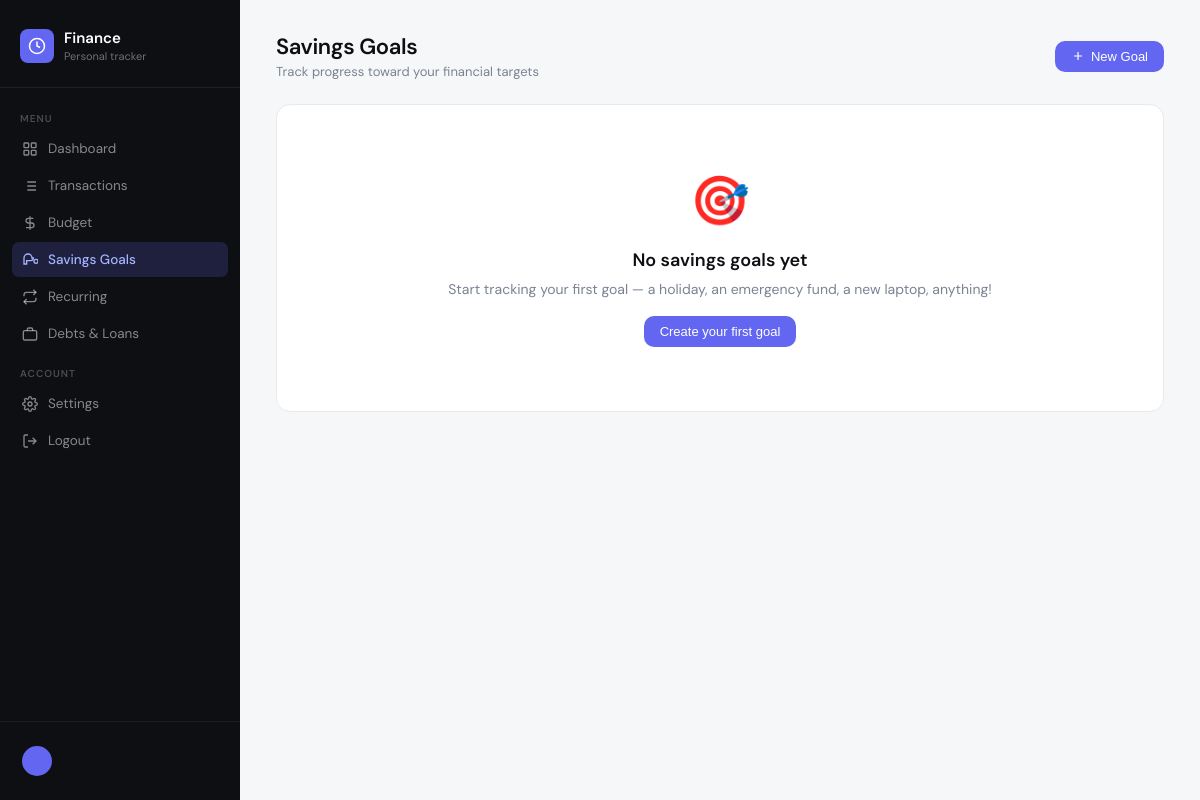
The page /savings_goals.php (signed in) on the database as committed earlier.
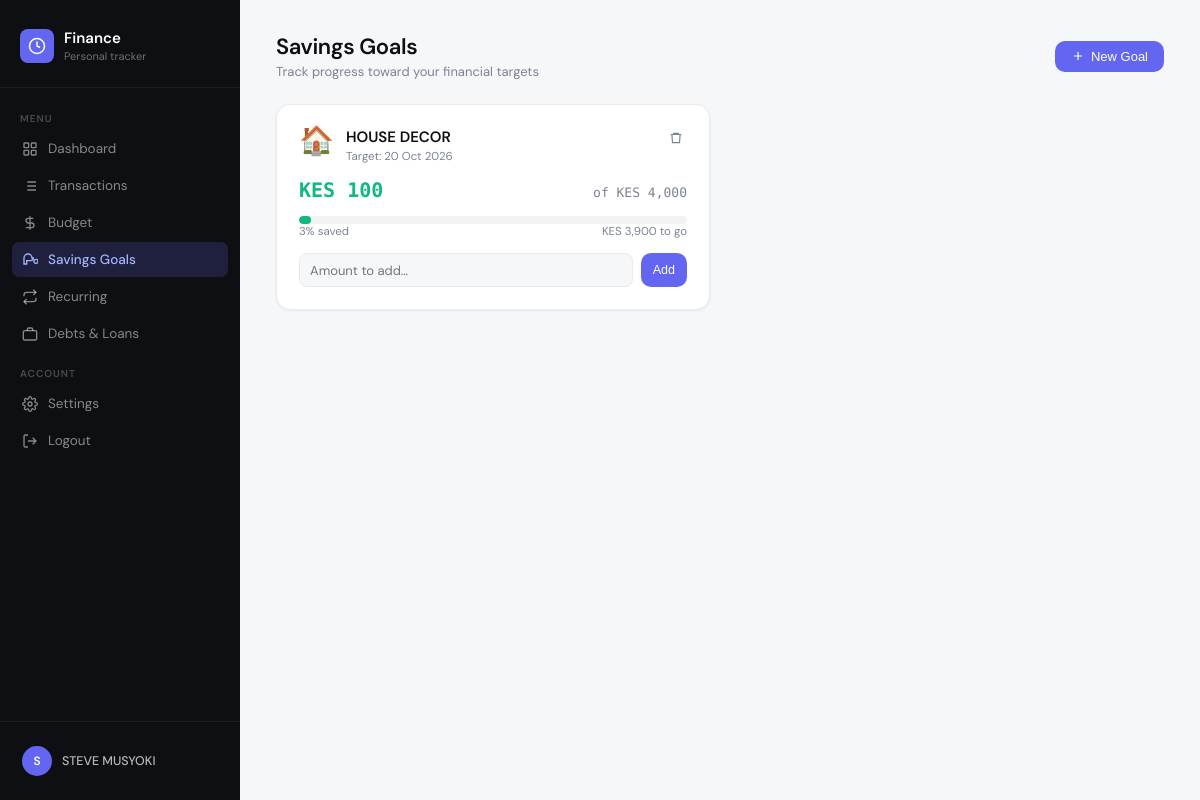
The same page on the database as committed later.
### tables this page shows
CREATE TABLE `savings_goals` (
  `goal_id` int(11) NOT NULL,
  `user_id` int(11) NOT NULL,
  `name` varchar(100) NOT NULL,
  `emoji` varchar(10) DEFAULT '?',
  `target_amount` decimal(15,2) NOT NULL,
  `current_saved` decimal(15,2) DEFAULT 0.00,
  `deadline` date DEFAULT NULL,
  `created_at` timestamp NOT NULL DEFAULT current_timestamp()
);

### savings_goals.php (the view, shortened to what the changed rows need)
<?php
include 'db.php';
$user_id = (int) $_SESSION['user_id'];
$goals = $conn->query("SELECT * FROM savings_goals WHERE user_id=$user_id ORDER BY created_at DESC");
$goals_arr = [];
while ($g = $goals->fetch_assoc()) $goals_arr[] = $g;
?>
<!DOCTYPE html>
<html lang="en">
<head>
</head>
<body>
<div class="layout">
<aside class="sidebar">
  <div class="sidebar-brand"><div class="brand-mark"></div></div>
  <nav class="sidebar-nav">
    <div class="nav-label">Menu</div>
    <a href="dashboard.php" class="nav-item"></a>
    <a href="transactions.php" class="nav-item"><svg viewBox="0 0 24 24" fill="none" stroke="currentColor" stroke-width="2"><path d="M8 6h13M8 12h13M8 18h13M3 6h.01M3 12h.01M3 18h.01"/></svg>Transactions</a>
    <a href="budget.php" class="nav-item"><svg viewBox="0 0 24 24" fill="none" stroke="currentColor" stroke-width="2"><path d="M12 2v20M17 5H9.5a3.5 3.5 0 0 0 0 7h5a3.5 3.5 0 0 1 0 7H6"/></svg>Budget</a>
    <a href="savings_goals.php" class="nav-item active"></a>
    <a href="recurring_transaction.php" class="nav-item"></a>
    <a href="debts.php" class="nav-item"></a>
    <div class="nav-label" style="margin-top:16px;">Account</div>
    <a href="settings.php" class="nav-item"></a>
    <a href="logout.php" class="nav-item"><svg viewBox="0 0 24 24" fill="none" stroke="currentColor" stroke-width="2"><path d="M9 21H5a2 2 0 0 1-2-2V5a2 2 0 0 1 2-2h4M16 17l5-5-5-5M21 12H9"/></svg>Logout</a>
  </nav>
  <div class="sidebar-footer"><div class="user-row"><div class="user-avatar"><?php echo strtoupper(substr($_SESSION['name'] ?? 'U', 0, 1)); ?></div><div class="user-name"><?php echo htmlspecialchars($_SESSION['name'] ?? 'User'); ?></div></div></div>
</aside>
<main class="main">
  <?php if (empty($goals_arr)): ?>
  <div class="empty-state">
    <div class="icon">🎯</div>
    <h3>No savings goals yet</h3>
    <p>Start tracking your first goal — a holiday, an emergency fund, a new laptop, anything!</p>
    <br>
    <button class="btn btn-primary" onclick="document.getElementById('addModal').classList.add('open')">Create your first goal</button>
  </div>
  <?php else: ?>
  <div class="goals-grid" id="goalsGrid">
    <?php foreach ($goals_arr as $g):
      $pct = $g['target_amount'] > 0 ? min(100, round($g['current_saved'] / $g['target_amount'] * 100)) : 0;
      $remaining = max(0, $g['target_amount'] - $g['current_saved']);
      $fill_cls  = $pct >= 100 ? 'complete' : ($pct >= 80 ? 'warning' : '');
    ?>
    <div class="goal-card" id="goal-<?php echo $g['goal_id']; ?>">
      <div class="goal-header">
        <div style="font-size:28px;line-height:1"><?php echo htmlspecialchars($g['emoji'] ?? '🎯'); ?></div>
        <div class="goal-info">
          <div class="goal-name"><?php echo htmlspecialchars($g['name']); ?></div>
          <?php if (!empty($g['deadline'])): ?>
          <div class="goal-deadline">Target: <?php echo date('d M Y', strtotime($g['deadline'])); ?></div>
          <?php endif; ?>
        </div>
        <button class="goal-delete" onclick="deleteGoal(<?php echo $g['goal_id']; ?>)" title="Delete goal">
          <svg viewBox="0 0 24 24" fill="none" stroke="currentColor" stroke-width="2"><path d="M3 6h18M8 6V4h8v2M19 6l-1 14H6L5 6"/></svg>
        </button>
      </div>
      <div class="goal-amounts">
        <span class="saved-amount">KES <?php echo number_format($g['current_saved']); ?></span>
        <span class="target-amount">of KES <?php echo number_format($g['target_amount']); ?></span>
      </div>
      <div>
        <div class="progress-bar"><div class="progress-fill <?php echo $fill_cls; ?>" style="width:<?php echo $pct; ?>%"></div></div>
        <div class="progress-meta">
          <span><?php echo $pct; ?>% saved</span>
          <span><?php echo $pct >= 100 ? '🎉 Goal reached!' : 'KES '.number_format($remaining).' to go'; ?></span>
        </div>
      </div>
      <?php if ($pct < 100): ?>
      <div class="goal-actions">
        <input type="number" class="deposit-input" id="dep-<?php echo $g['goal_id']; ?>" placeholder="Amount to add…" min="1" step="any">
        <button class="btn btn-primary btn-sm" onclick="deposit(<?php echo $g['goal_id']; ?>)">Add</button>
      </div>
      <?php endif; ?>
    </div>
    <?php endforeach; ?>
  </div>
  <?php endif; ?>
</main>
</div>
</body>
</html>

Rows that differ between the two databases and show on the page:
added savings_goals: emoji "🏠", name "HOUSE DECOR", deadline "20 Oct 2026", current_saved "100", target_amount "4,000", pct "3", remaining "3,900"
Other text that changed with them:
substr($_SESSION['name'] ?? 'U', 0, 1): (not shown) → "S"
$_SESSION['name']: (not shown) → "STEVE MUSYOKI"
text no longer shown: "🎯 No savings goals yet Start tracking your first goal — a holiday, an emergency fund, a new laptop, anything! Create your first goal"
